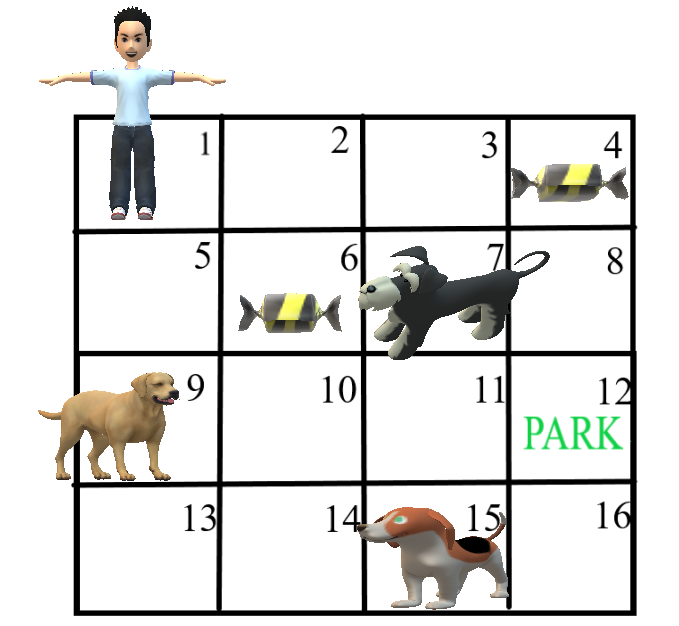
#> input picture parkgame.png, 679 x 626 px, found by its file name
$ jupyter execute --allow-errors Treasurehunt.ipynb
#> lines starting #> are read from the running program, lines starting #| are printed output that depends on the picture
[cell 1]
import pandas as pd
import numpy as np
import random
from PIL import Image
import matplotlib.pyplot as plt

#Open the park route map image
way_to_park_map  = Image.open("/Users...../parkgame.png")
#> way_to_park_map is the input picture: PIL image 679x626 RGB; mean R, G, B 223.7, 223.3, 221.4
width, height = way_to_park_map.size
#> width = 679; height = 626
way_to_park_map = way_to_park_map.resize((int(width/1.5), int(height/1.5)))
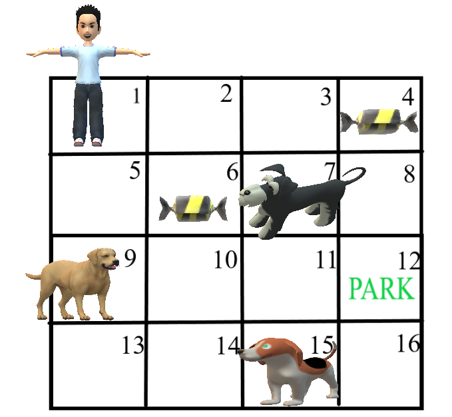
#> way_to_park_map: PIL image 452x417 RGB; mean R, G, B 223.6, 223.2, 221.3
way_to_park_map

[cell 2]
#For Reward and Q matrices the columns are in the order (U, D, L, R, N)
#Reward for blank cell 1, for staying in same cell 1, candy reward +5, dog obstacle -10, park +50, Invalid move 0,

Reward_matrix = np.array([[0, 1, 0, 1, 1],
                   [0, +5, 1, 1, 1],
                   [0, -10, 1, +5, 1],
                   [0, 1, 1, 0, +5],
                   [1, -10, 0, +5, 1],
                   [1, 1, 1, -10, +5],
                   [1, 1, +5, 1, -10],
                   [+5, +50, -10, 0, 1],
                   [1, 1, 0, 1, -10],
                   [+5, 1, -10, 1, 1],
                   [-10, -10, 1, +50, 1],
                   [1, 1, 1, 0, +50],
                   [-10, 0, 0, 1, 1],
                   [1, 0, 1, -10, 1],
                   [1, 0, 1, 1, -10],
                   [+50, 0, -10, 0, 1]])

q_table = np.zeros((16,5))


#Transition_state_matrix:
#The transition_state_matrix lays out all the possible movements to another state given the current state.
#The invalid move is represented by -1 and no movement (staying in the current state) is represnted by
#the corresponding state number. The transition_state_matrix will be referred to for tracing out the path to
#Park through the map.
transition_state_matrix = np.array([[-1, 4, -1, 1, 0],
                       [-1, 5, 0, 2, 1],
                       [-1, 6, 1, 3, 2],
                       [-1, 7, 2, -1, 3],
                       [0, 8, -1, 5, 4],
                       [1, 9, 4, 6, 5],
                       [2, 10, 5, 7, 6],
                       [3, 11, 6, -1, 7],
                       [4, 12, -1, 9, 8],
                       [5, 13, 8, 10, 9],
                       [6, 14, 11, 12, 10],
                       [7, 15, 10, -1, 11],
                       [8, -1, -1, 13, 12],
                       [9, -1, 12, 14, 13],
                       [10, -1, 13, 15, 14],
                       [11, -1, 14, -1, 15]
                        ])

#Initialize the action
#0-up, 1-down, 2-left, 3-right, 4-No action
#> (the rest of this cell did not finish here and is left out)

[cell 3]
Final_route = Image.open("/User...../parkgameresult.png")
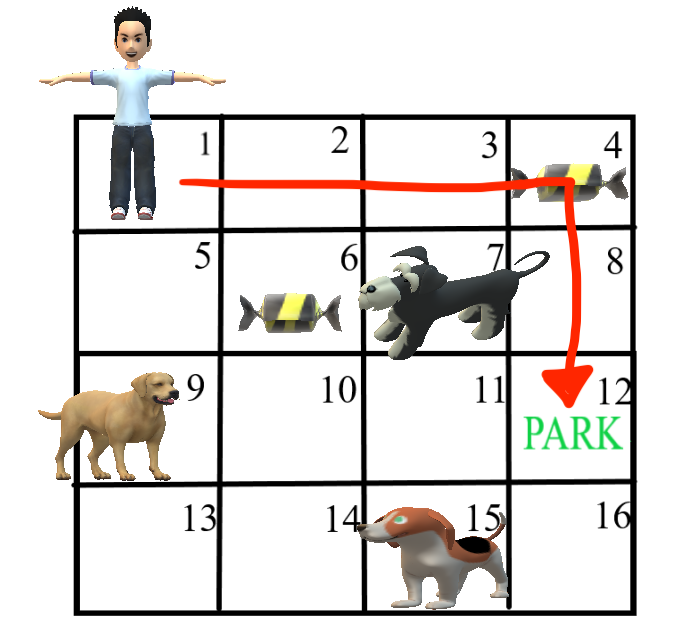
#> input picture parkgameresult.png, 679 x 626 px, found by its file name
#> Final_route is the input picture: PIL image 679x626 RGBA; mean R, G, B, A 224, 220.4, 218, 255
Final_route
